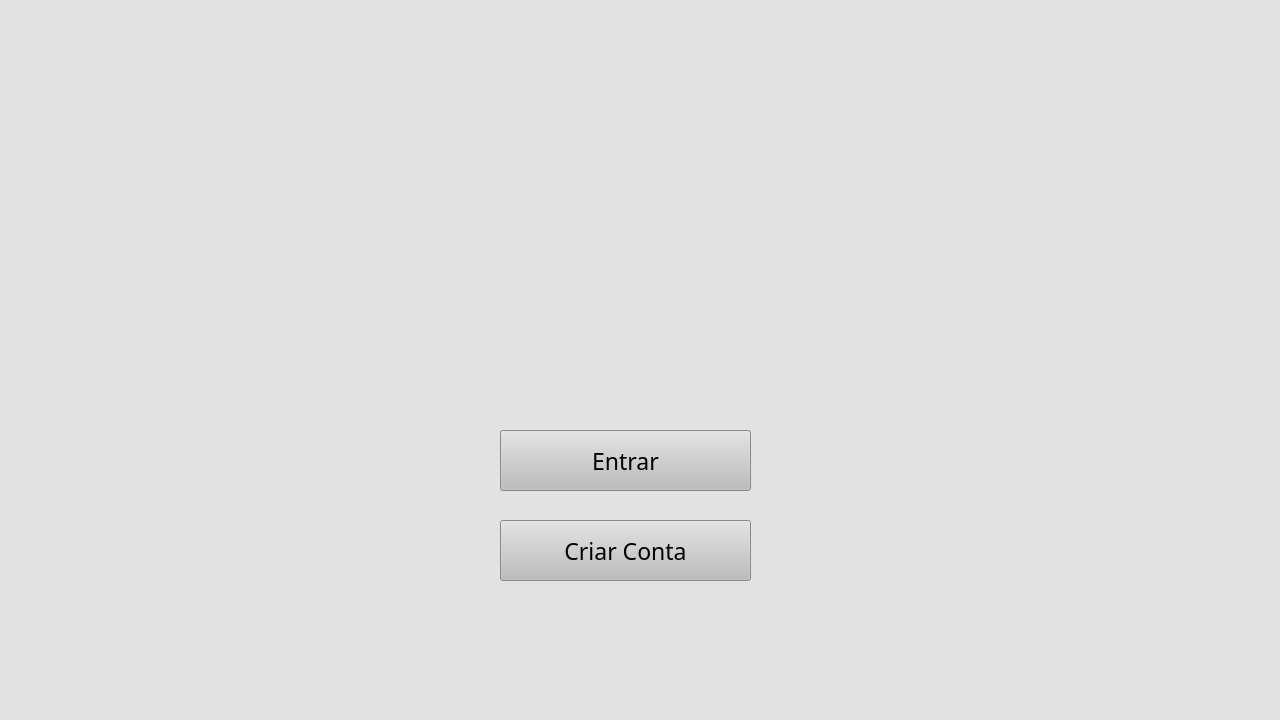
<?xml version="1.0" encoding="UTF-8"?>
<ui version="4.0">
 <class>MainWindow</class>
 <widget class="QMainWindow" name="MainWindow">
  <property name="geometry">
   <rect>
    <x>0</x>
    <y>0</y>
    <width>1280</width>
    <height>720</height>
   </rect>
  </property>
  <property name="maximumSize">
   <size>
    <width>1280</width>
    <height>16777215</height>
   </size>
  </property>
  <property name="font">
   <font>
    <weight>50</weight>
    <italic>false</italic>
    <bold>false</bold>
   </font>
  </property>
  <property name="mouseTracking">
   <bool>false</bool>
  </property>
  <property name="windowTitle">
   <string>Sistema de Controle de Qualidade do Ar</string>
  </property>
  <property name="windowIcon">
   <iconset>
    <normaloff>imagens/LOGO PEQUENA.png</normaloff>imagens/LOGO PEQUENA.png</iconset>
  </property>
  <property name="windowOpacity">
   <double>100.000000000000000</double>
  </property>
  <property name="styleSheet">
   <string notr="true">
background-color: rgb(226, 226, 226);</string>
  </property>
  <property name="documentMode">
   <bool>false</bool>
  </property>
  <widget class="QWidget" name="centralwidget">
   <widget class="QLabel" name="Logo">
    <property name="geometry">
     <rect>
      <x>230</x>
      <y>10</y>
      <width>791</width>
      <height>371</height>
     </rect>
    </property>
    <property name="font">
     <font>
      <pointsize>12</pointsize>
     </font>
    </property>
    <property name="text">
     <string/>
    </property>
    <property name="pixmap">
     <pixmap>Imagens/LOGO GERAL.png</pixmap>
    </property>
   </widget>
   <widget class="QPushButton" name="loginButton">
    <property name="geometry">
     <rect>
      <x>500</x>
      <y>430</y>
      <width>251</width>
      <height>61</height>
     </rect>
    </property>
    <property name="font">
     <font>
      <family>Rockwell Extra Bold</family>
      <pointsize>17</pointsize>
     </font>
    </property>
    <property name="mouseTracking">
     <bool>false</bool>
    </property>
    <property name="autoFillBackground">
     <bool>false</bool>
    </property>
    <property name="styleSheet">
     <string notr="true">background-color: rgb(189, 189, 189);</string>
    </property>
    <property name="text">
     <string>Entrar</string>
    </property>
    <property name="iconSize">
     <size>
      <width>32</width>
      <height>32</height>
     </size>
    </property>
    <property name="checkable">
     <bool>false</bool>
    </property>
    <property name="autoDefault">
     <bool>false</bool>
    </property>
    <property name="default">
     <bool>false</bool>
    </property>
    <property name="flat">
     <bool>false</bool>
    </property>
   </widget>
   <widget class="QPushButton" name="signupButton">
    <property name="geometry">
     <rect>
      <x>500</x>
      <y>520</y>
      <width>251</width>
      <height>61</height>
     </rect>
    </property>
    <property name="font">
     <font>
      <family>Rockwell Extra Bold</family>
      <pointsize>17</pointsize>
     </font>
    </property>
    <property name="autoFillBackground">
     <bool>false</bool>
    </property>
    <property name="styleSheet">
     <string notr="true">background-color: rgb(189, 189, 189);</string>
    </property>
    <property name="text">
     <string>Criar Conta</string>
    </property>
    <property name="iconSize">
     <size>
      <width>32</width>
      <height>32</height>
     </size>
    </property>
    <property name="checkable">
     <bool>false</bool>
    </property>
   </widget>
  </widget>
  <widget class="QStatusBar" name="statusbar">
   <property name="enabled">
    <bool>true</bool>
   </property>
  </widget>
 </widget>
 <resources/>
 <connections/>
</ui>
